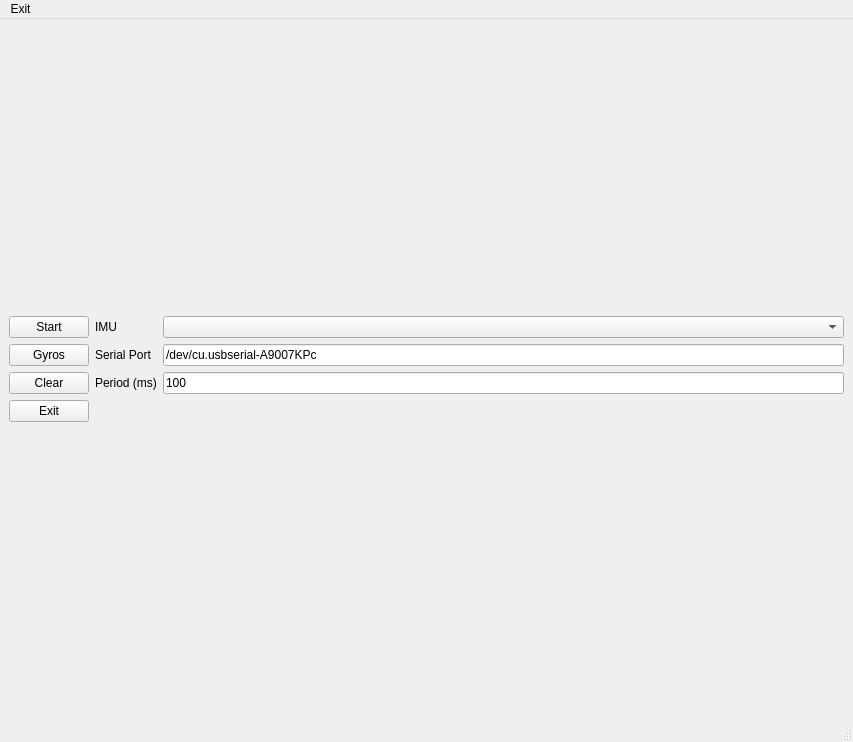
<?xml version="1.0" encoding="UTF-8"?>
<ui version="4.0">
 <class>IMU_Display</class>
 <widget class="QMainWindow" name="IMU_Display">
  <property name="geometry">
   <rect>
    <x>0</x>
    <y>0</y>
    <width>853</width>
    <height>742</height>
   </rect>
  </property>
  <property name="windowTitle">
   <string>IMU Window</string>
  </property>
  <widget class="QWidget" name="centralwidget">
   <layout class="QGridLayout" name="gridLayout_2">
    <item row="0" column="0">
     <layout class="QVBoxLayout" name="verticalLayout_2">
      <item>
       <layout class="QVBoxLayout" name="vertPlots" stretch="">
        <property name="spacing">
         <number>3</number>
        </property>
        <property name="leftMargin">
         <number>12</number>
        </property>
       </layout>
      </item>
      <item>
       <layout class="QGridLayout" name="gridLayout">
        <item row="1" column="2">
         <widget class="QLabel" name="label">
          <property name="text">
           <string>Serial Port</string>
          </property>
         </widget>
        </item>
        <item row="1" column="3">
         <widget class="QLineEdit" name="txtSerialPort">
          <property name="text">
           <string>/dev/cu.usbserial-A9007KPc</string>
          </property>
         </widget>
        </item>
        <item row="2" column="2">
         <widget class="QLabel" name="label_2">
          <property name="text">
           <string>Period (ms)</string>
          </property>
         </widget>
        </item>
        <item row="2" column="3">
         <widget class="QLineEdit" name="txtPeriod">
          <property name="text">
           <string>100</string>
          </property>
         </widget>
        </item>
        <item row="0" column="3">
         <widget class="QComboBox" name="comboIMU"/>
        </item>
        <item row="0" column="2">
         <widget class="QLabel" name="label_3">
          <property name="text">
           <string>IMU</string>
          </property>
         </widget>
        </item>
        <item row="1" column="0">
         <layout class="QVBoxLayout" name="verticalLayout"/>
        </item>
        <item row="1" column="1">
         <widget class="QPushButton" name="btnSelect">
          <property name="text">
           <string>Gyros</string>
          </property>
         </widget>
        </item>
        <item row="3" column="1">
         <widget class="QPushButton" name="btnExit">
          <property name="text">
           <string>Exit</string>
          </property>
         </widget>
        </item>
        <item row="2" column="1">
         <widget class="QPushButton" name="pbClear">
          <property name="text">
           <string>Clear</string>
          </property>
         </widget>
        </item>
        <item row="0" column="1">
         <widget class="QPushButton" name="pbStartStop">
          <property name="text">
           <string>Start</string>
          </property>
         </widget>
        </item>
       </layout>
      </item>
     </layout>
    </item>
   </layout>
  </widget>
  <widget class="QMenuBar" name="menubar">
   <property name="geometry">
    <rect>
     <x>0</x>
     <y>0</y>
     <width>853</width>
     <height>22</height>
    </rect>
   </property>
   <widget class="QMenu" name="menuExit">
    <property name="title">
     <string>Exit</string>
    </property>
   </widget>
   <addaction name="menuExit"/>
  </widget>
  <widget class="QStatusBar" name="statusbar"/>
 </widget>
 <resources/>
 <connections>
  <connection>
   <sender>btnExit</sender>
   <signal>clicked()</signal>
   <receiver>IMU_Display</receiver>
   <slot>close()</slot>
   <hints>
    <hint type="sourcelabel">
     <x>426</x>
     <y>700</y>
    </hint>
    <hint type="destinationlabel">
     <x>426</x>
     <y>370</y>
    </hint>
   </hints>
  </connection>
 </connections>
</ui>
